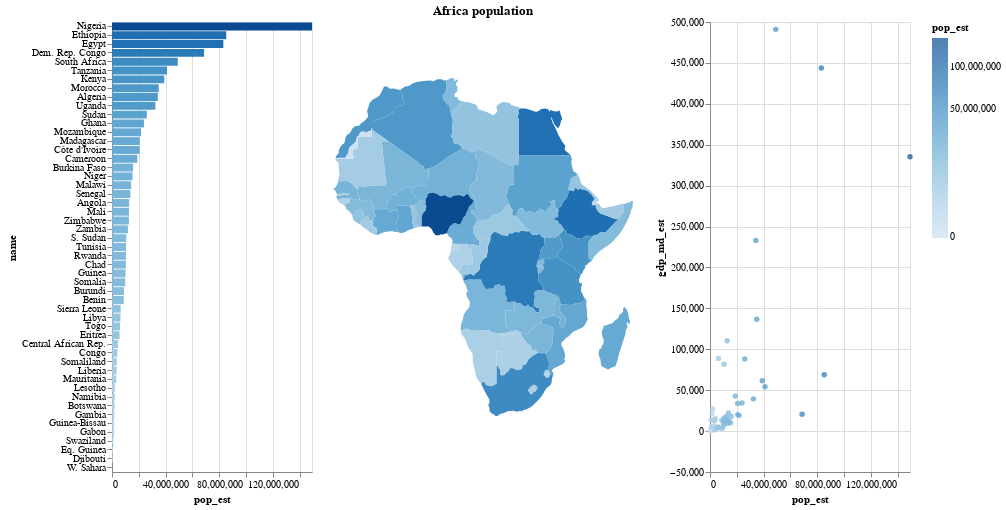

The notebook cell this image was saved under:
### Code cell
# ATTEMPT NUMBER 2 --> only added a scatterplot w/ selection_single;
# not that useful, but works and is cool

brush = alt.selection_single(encodings=["y"],on="mouseover", empty='none')
color = alt.Color('pop_est', scale= alt.Scale(type='pow', exponent=0.4))

alt.hconcat(
    alt.Chart().mark_bar().encode(
        x=alt.X('pop_est', scale=alt.Scale(nice=False)),
        y=alt.Y('name', sort=alt.EncodingSortField(field='pop_est',
                                            op='sum', order='descending')),
        tooltip=['name','pop_est','gdp_md_est'],
        color=alt.condition(brush, alt.value('lightgray'), color)
        ).add_selection(
            brush
        ).properties(
            width=200,
            height=450
        ),
    alt.Chart().mark_geoshape().project().encode(
        color=alt.condition(
            brush,
            alt.value('lightgray'),
            color,
        ),
        tooltip=['name','pop_est','gdp_md_est'],
        ).properties(
            width=300,
            height=450,
            title='Africa population'
        ),
    alt.Chart().mark_circle().encode(
        x=alt.X('pop_est', scale=alt.Scale(nice=False)),
        y=alt.Y('gdp_md_est', sort=alt.EncodingSortField(field='pop_est',
                                            op='sum', order='descending')),
        tooltip=['name','pop_est','gdp_md_est'],
        color=alt.condition(brush, alt.value('lightgray'), color)
        ).add_selection(
            brush
        ).properties(
            width=200,
            height=450
        ),
    data=world[world.continent == 'Africa']
)
